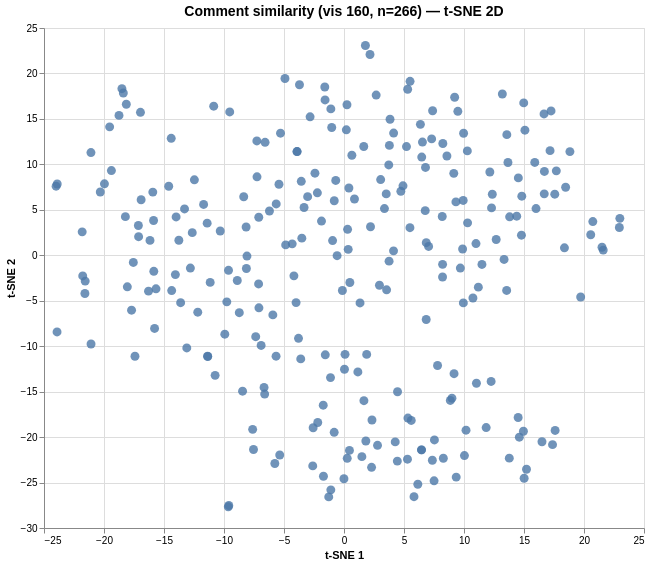

Specify this chart in Vega-Lite:
### Vega specification from a JSON file in a GitHub repository (floating-point values rounded to 4 significant figures; data arrays with more than 128 entries replaced by an {"elided": "..."} marker saying what was removed)
{"$schema": "https://vega.github.io/schema/vega/v6.json", "data": [{"name": "param_1e9efca18e7a2868_store"}, {"name": "source_0", "values": {"elided": "266 records"}}, {"name": "source_0_x_domain_dim_1", "values": [{"min": -23.99, "max": 22.99}]}, {"name": "source_0_y_domain_dim_2", "values": [{"min": -27.67, "max": 23.07}]}], "signals": [{"name": "unit", "value": {}, "on": [{"events": "pointermove", "update": "isTuple(group()) ? group() : unit"}]}, {"name": "param_1e9efca18e7a2868", "update": "vlSelectionResolve(\"param_1e9efca18e7a2868_store\", \"union\")"}, {"name": "param_1e9efca18e7a2868_dim_1", "on": [{"events": [{"source": "view", "type": "dblclick"}], "update": "null"}, {"events": {"signal": "param_1e9efca18e7a2868_translate_delta"}, "update": "panLinear(param_1e9efca18e7a2868_translate_anchor.extent_x, -param_1e9efca18e7a2868_translate_delta.x / width)"}, {"events": {"signal": "param_1e9efca18e7a2868_zoom_delta"}, "update": "zoomLinear(domain(\"x\"), param_1e9efca18e7a2868_zoom_anchor.x, param_1e9efca18e7a2868_zoom_delta)"}]}, {"name": "param_1e9efca18e7a2868_dim_2", "on": [{"events": [{"source": "view", "type": "dblclick"}], "update": "null"}, {"events": {"signal": "param_1e9efca18e7a2868_translate_delta"}, "update": "panLinear(param_1e9efca18e7a2868_translate_anchor.extent_y, param_1e9efca18e7a2868_translate_delta.y / height)"}, {"events": {"signal": "param_1e9efca18e7a2868_zoom_delta"}, "update": "zoomLinear(domain(\"y\"), param_1e9efca18e7a2868_zoom_anchor.y, param_1e9efca18e7a2868_zoom_delta)"}]}, {"name": "param_1e9efca18e7a2868_tuple", "on": [{"events": [{"signal": "param_1e9efca18e7a2868_dim_1 || param_1e9efca18e7a2868_dim_2"}], "update": "param_1e9efca18e7a2868_dim_1 && param_1e9efca18e7a2868_dim_2 ? {unit: \"\", fields: param_1e9efca18e7a2868_tuple_fields, values: [param_1e9efca18e7a2868_dim_1,param_1e9efca18e7a2868_dim_2]} : null"}]}, {"name": "param_1e9efca18e7a2868_tuple_fields", "value": [{"field": "dim_1", "channel": "x", "type": "R"}, {"field": "dim_2", "channel": "y", "type": "R"}]}, {"name": "param_1e9efca18e7a2868_translate_anchor", "value": {}, "on": [{"events": [{"source": "scope", "type": "pointerdown"}], "update": "{x: x(unit), y: y(unit), extent_x: domain(\"x\"), extent_y: domain(\"y\")}"}]}, {"name": "param_1e9efca18e7a2868_translate_delta", "value": {}, "on": [{"events": [{"source": "window", "between": [{"source": "scope", "type": "pointerdown"}, {"source": "window", "type": "pointerup"}], "type": "pointermove", "consume": true}], "update": "{x: param_1e9efca18e7a2868_translate_anchor.x - x(unit), y: param_1e9efca18e7a2868_translate_anchor.y - y(unit)}"}]}, {"name": "param_1e9efca18e7a2868_zoom_anchor", "on": [{"events": [{"source": "scope", "consume": true, "type": "wheel"}], "update": "{x: invert(\"x\", x(unit)), y: invert(\"y\", y(unit))}"}]}, {"name": "param_1e9efca18e7a2868_zoom_delta", "on": [{"events": [{"source": "scope", "consume": true, "type": "wheel"}], "update": "pow(1.001, event.deltaY * pow(16, event.deltaMode))", "force": true}]}, {"name": "param_1e9efca18e7a2868_modify", "on": [{"events": {"signal": "param_1e9efca18e7a2868_tuple"}, "update": "modify(\"param_1e9efca18e7a2868_store\", param_1e9efca18e7a2868_tuple, true)"}]}], "marks": [{"type": "symbol", "name": "marks", "from": {"data": "source_0"}, "encode": {"update": {"fill": {"value": "#4c78a8"}, "size": {"value": 80}, "y": {"field": "dim_2", "scale": "y"}, "x": {"field": "dim_1", "scale": "x"}, "shape": {"value": "circle"}, "opacity": {"value": 0.8}, "tooltip": {"signal": "{\"Comment #\": format(datum[\"index\"], \"\"), \"Comment\": isValid(datum[\"comment\"]) ? datum[\"comment\"] : \"\"+datum[\"comment\"]}"}}}, "interactive": true, "style": ["circle"], "clip": true}], "scales": [{"name": "x", "type": "linear", "domain": [{"signal": "(data(\"source_0_x_domain_dim_1\")[0] || {}).min"}, {"signal": "(data(\"source_0_x_domain_dim_1\")[0] || {}).max"}], "range": [0, {"signal": "width"}], "domainRaw": {"signal": "param_1e9efca18e7a2868[\"dim_1\"]"}, "nice": true, "zero": true}, {"name": "y", "type": "linear", "domain": [{"signal": "(data(\"source_0_y_domain_dim_2\")[0] || {}).min"}, {"signal": "(data(\"source_0_y_domain_dim_2\")[0] || {}).max"}], "range": [{"signal": "height"}, 0], "domainRaw": {"signal": "param_1e9efca18e7a2868[\"dim_2\"]"}, "zero": true, "nice": true}], "axes": [{"scale": "x", "labels": false, "grid": true, "zindex": 0, "aria": false, "gridScale": "y", "minExtent": 0, "maxExtent": 0, "tickCount": {"signal": "ceil(width/40)"}, "ticks": false, "domain": false, "orient": "bottom"}, {"scale": "y", "ticks": false, "tickCount": {"signal": "ceil(height/40)"}, "maxExtent": 0, "zindex": 0, "orient": "left", "grid": true, "aria": false, "labels": false, "domain": false, "minExtent": 0, "gridScale": "x"}, {"scale": "x", "labelOverlap": true, "labelFlush": true, "grid": false, "title": "t-SNE 1", "orient": "bottom", "tickCount": {"signal": "ceil(width/40)"}, "zindex": 0}, {"scale": "y", "orient": "left", "labelOverlap": true, "tickCount": {"signal": "ceil(height/40)"}, "zindex": 0, "title": "t-SNE 2", "grid": false}], "title": {"text": "Comment similarity (vis 160, n=266) — t-SNE 2D", "fontSize": 14, "frame": "group"}, "style": "cell", "background": "white", "width": 600, "height": 500, "padding": 5}
